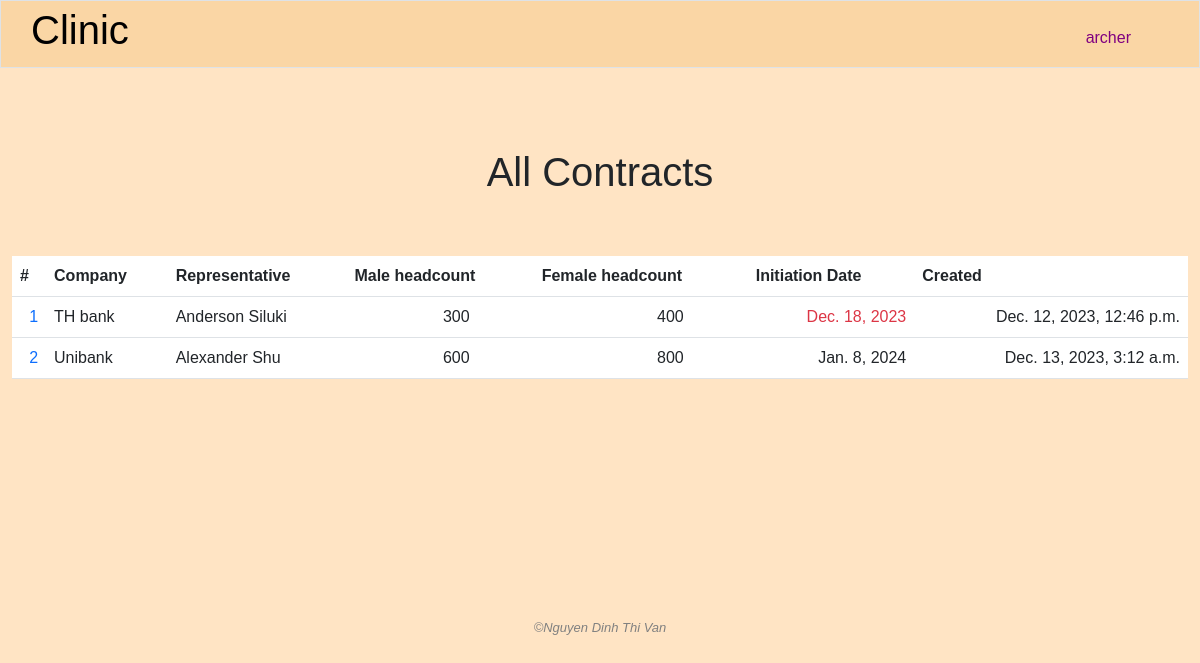
The page /all_contracts (signed in) on the database as committed earlier.
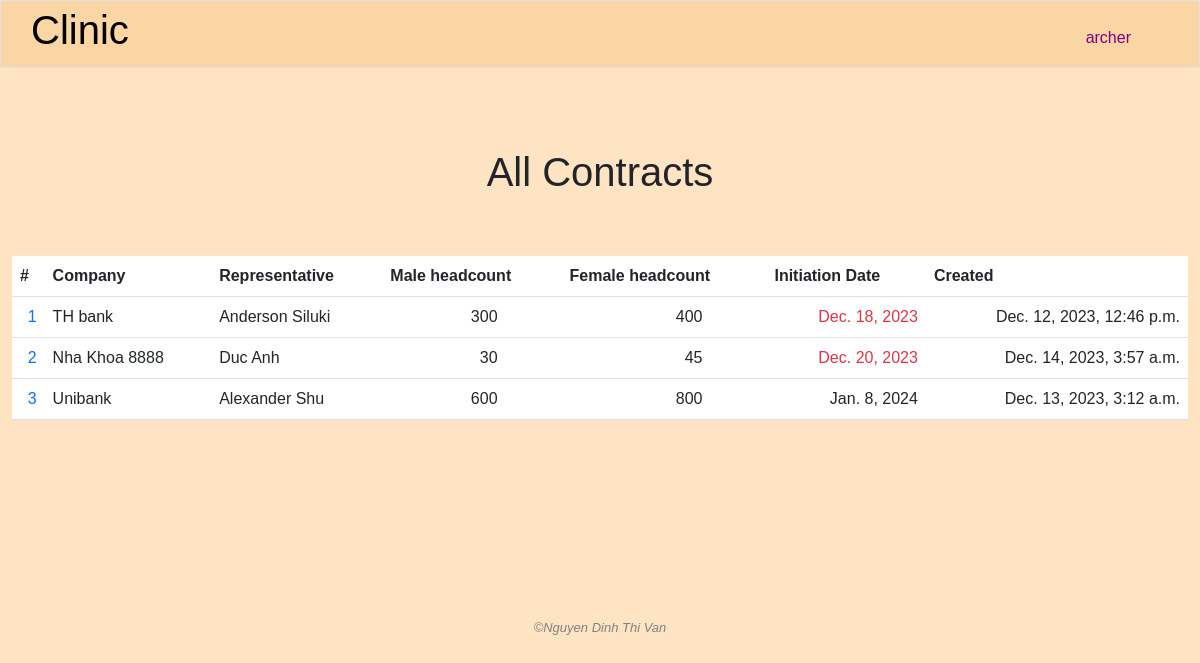
The same page on the database as committed later.
### clinic/models.py (models this page shows, shortened)
class Contract(models.Model):
    client = models.ForeignKey(Company, on_delete=models.CASCADE, related_name='contracts')
    services = models.ManyToManyField(Service, related_name='contracts')
    male_headcount = models.IntegerField()
    female_headcount = models.IntegerField()
    total_value = models.IntegerField(blank=True, null=True)
    discount = models.DecimalField(max_digits=5, decimal_places=2, default=0.00)
    revenue = models.IntegerField(blank=True, null=True)
    initiation_date = models.DateField(blank=True, null=True)
    created = models.DateTimeField(auto_now_add=True)
    created_by = models.ForeignKey(User, on_delete=models.SET_NULL, blank=True, null=True, related_name='contracts_added')
    modified_by = models.ForeignKey(User, on_delete=models.SET_NULL, blank=True, null=True, related_name='contracts_modified')
    pdf_file = models.FileField(upload_to='uploaded_files/', blank=True, null=True)
    archived = models.BooleanField(default=False)
    archived_date = models.DateTimeField(blank=True, null=True)
    archived_by = models.ForeignKey(User, on_delete=models.SET_NULL, blank=True, null=True, related_name="archived_contracts")

class Company(models.Model):
    name = models.CharField(max_length=255)
    industry = models.CharField(max_length=255)
    address = models.TextField()
    email = models.CharField(max_length=255, blank=True, null=True)
    phone = models.CharField(max_length=255, blank=True, null=True)
    representative = models.ForeignKey('People', on_delete=models.SET_NULL, blank=True, null=True, related_name="companies")
    male_headcount = models.IntegerField()
    female_headcount = models.IntegerField()
    created_by = models.ForeignKey(User, on_delete=models.SET_NULL, blank=True, null=True, related_name="add_companies")
    modified_by = models.ForeignKey(User, on_delete=models.SET_NULL, blank=True, null=True, related_name="modified_companies")

class People(models.Model):
    name = models.CharField(max_length=255)
    position = models.TextField(blank=True)
    address = models.TextField(blank=True, null=True)
    email = models.CharField(max_length=255)
    phone = models.CharField(max_length=255)
    note = models.TextField(blank=True)
    created_by = models.ForeignKey(User, on_delete=models.SET_NULL, blank=True, null=True, related_name='add_people')
    modified_by = models.ForeignKey(User, on_delete=models.SET_NULL, blank=True, null=True, related_name='modified_person')

### clinic/views.py (the view)
# urls.py: path('all_contracts', views.all_contracts, name="all_contracts"),
@login_required
def all_contracts(request):
    if "read_contract_info" not in user_right(request.user.management_right_level):
        request.session['nay_message'] = 'You do not have the right to access this information'
        return HttpResponseRedirect(reverse('index'))
    contracts = Contract.objects.filter(archived=False).order_by('initiation_date')
    today = date.today()
    for contract in contracts:
        if days_between(str(today), str(contract.initiation_date)) <= 10:
            contract.in_within_10_days = True
        else:
            contract.in_within_10_days = False
    yay_message = request.session.get('yay_message', '')
    nay_message = request.session.get('nay_message', '')
    request.session['yay_message'] = ''
    request.session['nay_message'] = ''
    return render(request, "clinic/contracts.html", {
        "contracts": contracts,
        "today": today,
        "yay_message": yay_message,
        "nay_message": nay_message
    })

### clinic/helpers.py (called while the page is built)
def days_between(d1, d2):
    d1 = datetime.strptime(d1, '%Y-%m-%d')
    d2 = datetime.strptime(d2, '%Y-%m-%d')
    return (d2 - d1).days

### clinic/templates/clinic/contracts.html (shortened to what this page needs)
{% extends "clinic/layout.html" %}
{% load static %}
{% block main %}
    <h1 class="text-center page-title">All Contracts</h1>
    <div class="container-fluid">
        <table class="table table-hover">
            <thead>
                <tr>
                    <th>
                        #
                    </th>
                    <th>
                        Company
                    </th>
                    <th class="hide-for-mobile">
                        Representative
                    </th>
                    <th>
                        Male headcount
                    </th>
                    <th>
                        Female headcount
                    </th>
                    <th>
                        Initiation Date
                    </th>
                    <th class="hide-for-mobile">
                        Created
                    </th>
                </tr>
            </thead>
            <tbody>
                {% for contract in contracts %}
                    <tr>
                        <td class="text-end">
                            <a class="no-underline" href="{% url 'contract_detail' contract_id=contract.id %}">
                                {{ forloop.counter }}
                            </a>
                        </td>
                        <td>{{ contract.client.name }}</td>
                        <td class="hide-for-mobile">{{ contract.client.representative.name }}</td>
                        <td class="text-end" style="padding-right: 4em;">{{ contract.male_headcount }}</td>
                        <td class="text-end" style="padding-right: 4em;">{{ contract.female_headcount }}</td>
                        <td class="text-end {% if contract.in_within_10_days %} text-danger {% endif %}">{{ contract.initiation_date }}</td>
                        <td class="text-end hide-for-mobile">{{ contract.created }}</td>
                    </tr>
                {% endfor %}
            </tbody>
        </table>
    </div>
{% endblock %}

Rows that differ between the two databases and show on the page:
added Contract: client.name "Nha Khoa 8888", client.representative.name "Duc Anh", male_headcount "30", female_headcount "45", initiation_date "Dec. 20, 2023", created "Dec. 14, 2023, 3:57 a.m."
